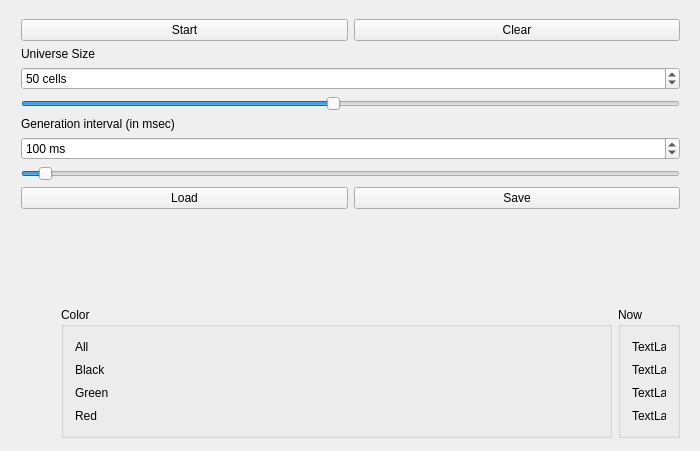
<?xml version="1.0" encoding="UTF-8"?>
<ui version="4.0">
 <class>MainWindow</class>
 <widget class="QMainWindow" name="MainWindow">
  <property name="geometry">
   <rect>
    <x>0</x>
    <y>0</y>
    <width>700</width>
    <height>451</height>
   </rect>
  </property>
  <property name="windowTitle">
   <string>Evolution v 0.1</string>
  </property>
  <widget class="QWidget" name="centralWidget">
   <widget class="QWidget" name="layoutWidget">
    <property name="geometry">
     <rect>
      <x>10</x>
      <y>8</y>
      <width>681</width>
      <height>441</height>
     </rect>
    </property>
    <layout class="QHBoxLayout" name="mainLayout">
     <item>
      <layout class="QVBoxLayout" name="gameLayout"/>
     </item>
     <item>
      <layout class="QVBoxLayout" name="setLayout">
       <property name="sizeConstraint">
        <enum>QLayout::SetFixedSize</enum>
       </property>
       <item>
        <layout class="QHBoxLayout" name="controlLayout">
         <item>
          <widget class="QPushButton" name="startButton">
           <property name="text">
            <string>Start</string>
           </property>
          </widget>
         </item>
         <item>
          <widget class="QPushButton" name="clearButton">
           <property name="text">
            <string>Clear</string>
           </property>
          </widget>
         </item>
        </layout>
       </item>
       <item>
        <widget class="QLabel" name="label">
         <property name="text">
          <string>Universe Size</string>
         </property>
        </widget>
       </item>
       <item>
        <widget class="QSpinBox" name="cellsControl">
         <property name="suffix">
          <string> cells</string>
         </property>
         <property name="minimum">
          <number>5</number>
         </property>
         <property name="maximum">
          <number>100</number>
         </property>
         <property name="value">
          <number>50</number>
         </property>
        </widget>
       </item>
       <item>
        <widget class="QSlider" name="cellsSlider">
         <property name="minimum">
          <number>5</number>
         </property>
         <property name="maximum">
          <number>100</number>
         </property>
         <property name="sliderPosition">
          <number>50</number>
         </property>
         <property name="orientation">
          <enum>Qt::Horizontal</enum>
         </property>
        </widget>
       </item>
       <item>
        <widget class="QLabel" name="label2">
         <property name="text">
          <string>Generation interval (in msec)</string>
         </property>
        </widget>
       </item>
       <item>
        <widget class="QSpinBox" name="iterInterval">
         <property name="suffix">
          <string> ms</string>
         </property>
         <property name="minimum">
          <number>50</number>
         </property>
         <property name="maximum">
          <number>2000</number>
         </property>
         <property name="singleStep">
          <number>10</number>
         </property>
         <property name="value">
          <number>100</number>
         </property>
        </widget>
       </item>
       <item>
        <widget class="QSlider" name="iterSlider">
         <property name="minimum">
          <number>50</number>
         </property>
         <property name="maximum">
          <number>2000</number>
         </property>
         <property name="singleStep">
          <number>10</number>
         </property>
         <property name="sliderPosition">
          <number>100</number>
         </property>
         <property name="orientation">
          <enum>Qt::Horizontal</enum>
         </property>
        </widget>
       </item>
       <item>
        <layout class="QHBoxLayout" name="fileLayout">
         <item>
          <widget class="QPushButton" name="loadButton">
           <property name="text">
            <string>Load</string>
           </property>
          </widget>
         </item>
         <item>
          <widget class="QPushButton" name="saveButton">
           <property name="text">
            <string>Save</string>
           </property>
          </widget>
         </item>
        </layout>
       </item>
       <item>
        <spacer name="verticalSpacer">
         <property name="orientation">
          <enum>Qt::Vertical</enum>
         </property>
         <property name="sizeHint" stdset="0">
          <size>
           <width>20</width>
           <height>40</height>
          </size>
         </property>
        </spacer>
       </item>
       <item>
        <layout class="QHBoxLayout" name="statsLayout">
         <item>
          <spacer name="horizontalSpacer">
           <property name="orientation">
            <enum>Qt::Horizontal</enum>
           </property>
           <property name="sizeType">
            <enum>QSizePolicy::Preferred</enum>
           </property>
           <property name="sizeHint" stdset="0">
            <size>
             <width>40</width>
             <height>20</height>
            </size>
           </property>
          </spacer>
         </item>
         <item>
          <widget class="QGroupBox" name="labelsBox">
           <property name="title">
            <string>Color</string>
           </property>
           <layout class="QVBoxLayout" name="verticalLayout_3">
            <item>
             <widget class="QLabel" name="stAllLab">
              <property name="text">
               <string>All</string>
              </property>
             </widget>
            </item>
            <item>
             <widget class="QLabel" name="stBlackLab">
              <property name="text">
               <string>Black</string>
              </property>
             </widget>
            </item>
            <item>
             <widget class="QLabel" name="stGreenLab">
              <property name="text">
               <string>Green</string>
              </property>
             </widget>
            </item>
            <item>
             <widget class="QLabel" name="stRedLab">
              <property name="text">
               <string>Red</string>
              </property>
             </widget>
            </item>
           </layout>
          </widget>
         </item>
         <item>
          <widget class="QGroupBox" name="statsBox">
           <property name="title">
            <string>Now</string>
           </property>
           <layout class="QVBoxLayout" name="verticalLayout_2">
            <property name="sizeConstraint">
             <enum>QLayout::SetFixedSize</enum>
            </property>
            <item>
             <widget class="QLabel" name="stAll">
              <property name="minimumSize">
               <size>
                <width>34</width>
                <height>17</height>
               </size>
              </property>
              <property name="maximumSize">
               <size>
                <width>34</width>
                <height>17</height>
               </size>
              </property>
              <property name="text">
               <string>TextLabel</string>
              </property>
             </widget>
            </item>
            <item>
             <widget class="QLabel" name="stBlack">
              <property name="minimumSize">
               <size>
                <width>34</width>
                <height>17</height>
               </size>
              </property>
              <property name="maximumSize">
               <size>
                <width>34</width>
                <height>17</height>
               </size>
              </property>
              <property name="text">
               <string>TextLabel</string>
              </property>
             </widget>
            </item>
            <item>
             <widget class="QLabel" name="stGreen">
              <property name="minimumSize">
               <size>
                <width>34</width>
                <height>17</height>
               </size>
              </property>
              <property name="maximumSize">
               <size>
                <width>34</width>
                <height>17</height>
               </size>
              </property>
              <property name="text">
               <string>TextLabel</string>
              </property>
             </widget>
            </item>
            <item>
             <widget class="QLabel" name="stRed">
              <property name="minimumSize">
               <size>
                <width>34</width>
                <height>17</height>
               </size>
              </property>
              <property name="maximumSize">
               <size>
                <width>34</width>
                <height>17</height>
               </size>
              </property>
              <property name="text">
               <string>TextLabel</string>
              </property>
             </widget>
            </item>
           </layout>
          </widget>
         </item>
        </layout>
       </item>
      </layout>
     </item>
    </layout>
   </widget>
  </widget>
 </widget>
 <layoutdefault spacing="6" margin="11"/>
 <resources/>
 <connections/>
</ui>
